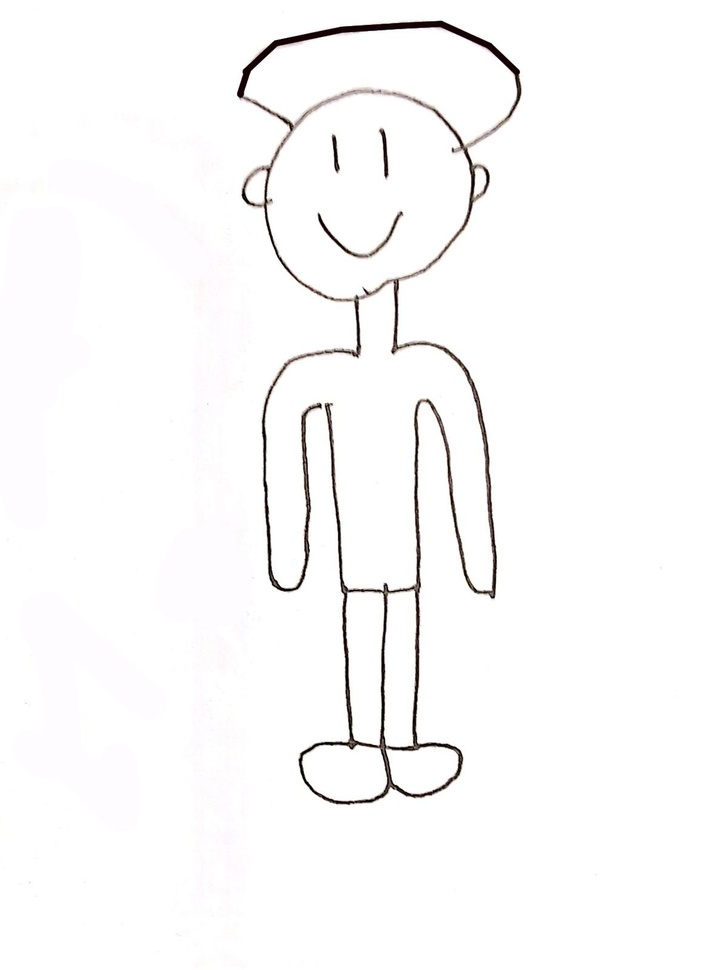
#> input picture drawings/man-front.jpg, 728 x 970 px, shrunk from 1201 x 1600 before the run
$ jupyter execute dup_test.ipynb   (older library calls are emulated)
#> lines starting #> are read from the running program, lines starting #| are printed output that depends on the picture; after the words box and inside, x2 and y2 are one past the last pixel; in counts of white or black regions, pixels touching at a corner belong together
[cell 1]
import cv2
import numpy as np
import sys
import matplotlib.pyplot as plt
import scipy.ndimage as ndimage
from scipy.interpolate import splprep, splev
from skimage import measure
from scipy.spatial import ConvexHull

# Function to move points towards the center
def move_points_towards_center(points, center, step, threshold, edge_points):
    moved_points = []
    for point in points:
        while True:
            if np.any(np.all(np.isclose(edge_points, point, atol=threshold), axis=1)):
                break
            if abs(point[1] - center[1]) <= threshold:
                break
            if point[1] > center[1]:
                point[1] -= step
            else:
                point[1] += step
        moved_points.append(point)
    return np.array(moved_points)

# Function to fill gaps between points
def fill_gaps(points):
    filled_points = []
    for i in range(points.shape[1] - 1):
        start = points[:, i]
        end = points[:, i + 1]
        filled_points.append(start)
        while not np.array_equal(start, end):
            if start[0] < end[0]:
                start[0] += 1
            elif start[0] > end[0]:
                start[0] -= 1
            if start[1] < end[1]:
                start[1] += 1
            elif start[1] > end[1]:
                start[1] -= 1
            filled_points.append(start.copy())
    filled_points.append(points[:, -1])
    return np.array(filled_points).T

obj_front = cv2.imread("drawings/man-front.jpg")
#> obj_front is the input picture: shape (970, 728, 3); mean B, G, R 250.1, 250, 250.5
plt.imshow(cv2.cvtColor(obj_front, cv2.COLOR_BGR2RGB))
plt.show()

[cell 2]
# Convert the image to grayscale
gray_obj_front = cv2.cvtColor(obj_front, cv2.COLOR_BGR2GRAY)

# Apply binary thresholding
_, binary_obj_front = cv2.threshold(gray_obj_front, 127, 255, cv2.THRESH_BINARY)
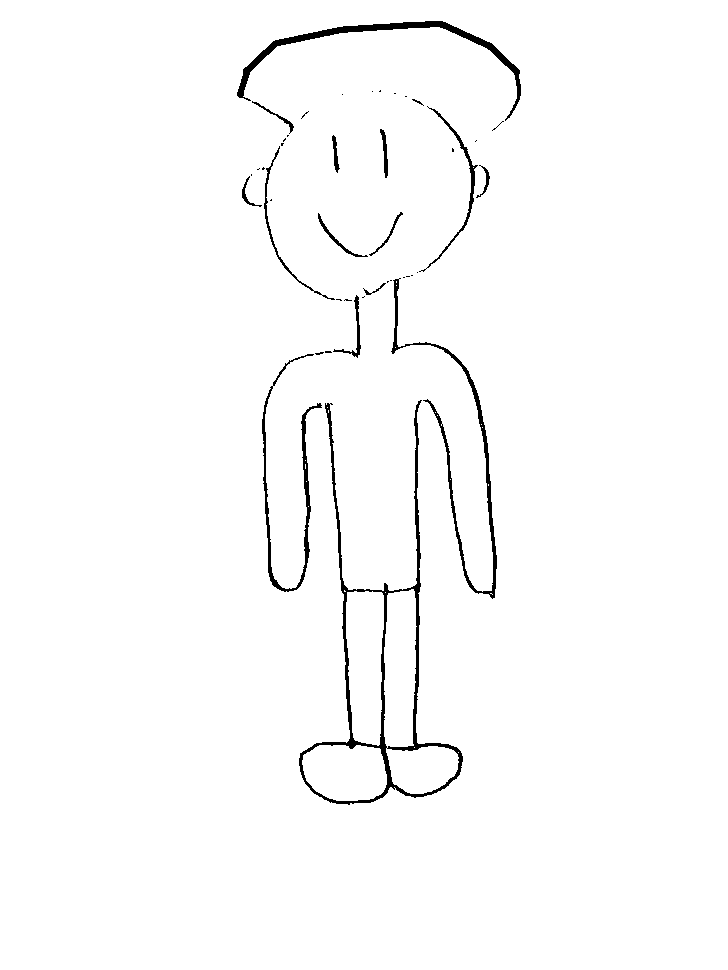
#> binary_obj_front: shape (970, 728); 98.2% white; 43 black regions (27 under 20 px), largest, box (x1, y1, x2, y2) and area: (299, 400, 463, 805) 4285, (237, 21, 521, 121) 2248, (391, 278, 497, 599) 1980

# Apply Sobel operator to find edges
sobelx = cv2.Sobel(binary_obj_front, cv2.CV_64F, 1, 0, ksize=5)
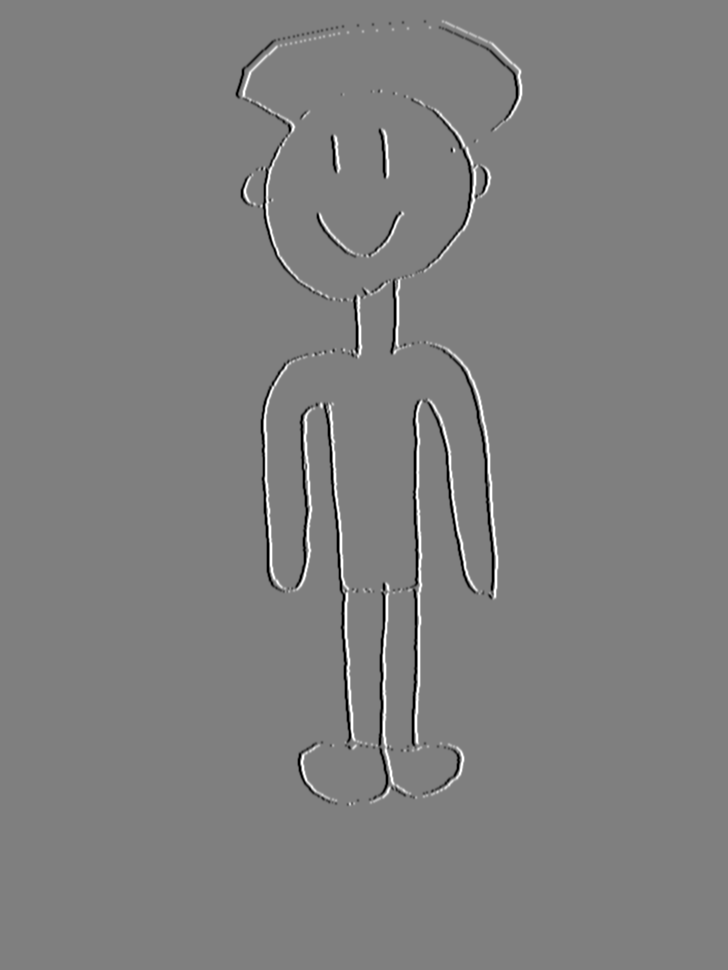
#> sobelx: shape (970, 728) float64; min -12240, max 12240, mean 0; drawn with min black and max white
sobely = cv2.Sobel(binary_obj_front, cv2.CV_64F, 0, 1, ksize=5)
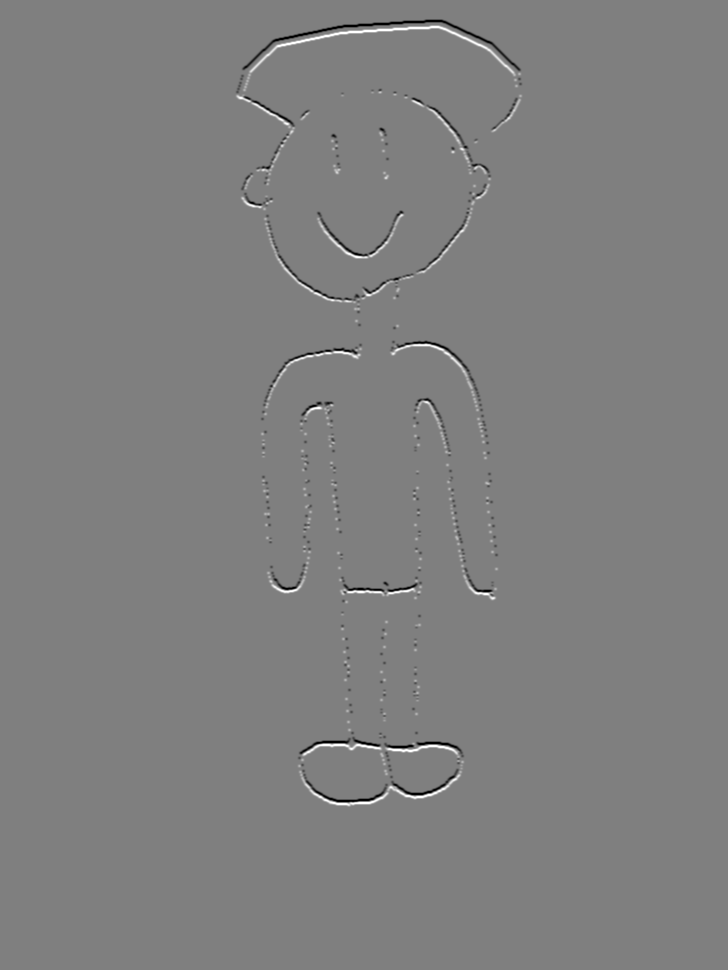
#> sobely: shape (970, 728) float64; min -12240, max 12240, mean 0; drawn with min black and max white
sobel_edges_front = np.sqrt(sobelx**2 + sobely**2)
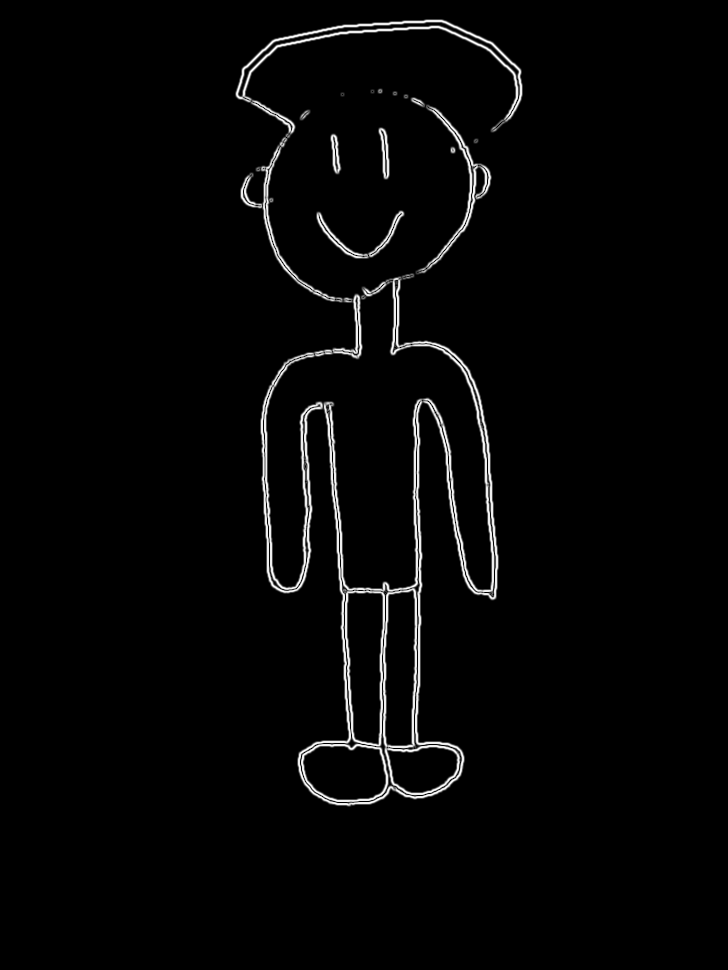
#> sobel_edges_front: shape (970, 728) float64; min 0, max 13072.3, mean 305; drawn with min black and max white

plt.subplot(1, 2, 1)
plt.imshow(binary_obj_front, cmap="gray"); plt.title("Binary Front")
plt.subplot(1, 2, 2)
plt.imshow(sobel_edges_front, cmap="gray"); plt.title("Sobel Front")
plt.show()

[cell 3]
points_front = np.column_stack(np.where(sobel_edges_front > 0))
#> points_front = 29760 pairs, first value 19 to 806, second value 235 to 522
hull_front = ConvexHull(points_front)
plt.plot(points_front[:, 0], points_front[:, 1], "o")
plt.title('Points in the image')
for simplex in hull_front.simplices:
    plt.plot(points_front[simplex, 0], points_front[simplex, 1], 'k-')
#> this loop made 48 passes
#> simplex on passes 1 to 12: [2777, 3295], [7416, 21444], [3579, 22718], [23301, 22718], [22, 0], [22, 296], [28025, 21444], [3542, 3295], [3542, 7416], [21, 0], [1849, 1789], [3143, 2842]
plt.title('Convex Hull')

plt.show()
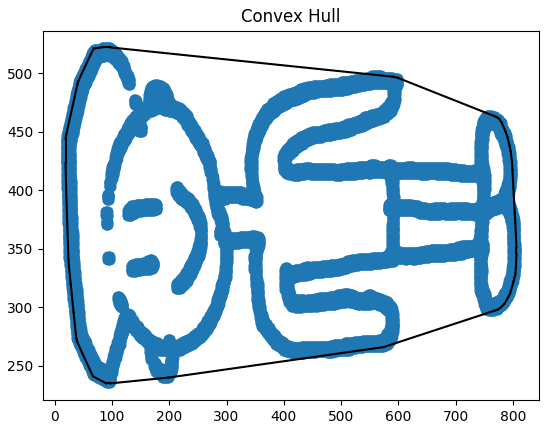
#> figure drawn by matplotlib, 1 panel

$ run again, with drawings/man-right.jpg copied over drawings/man-front.jpg
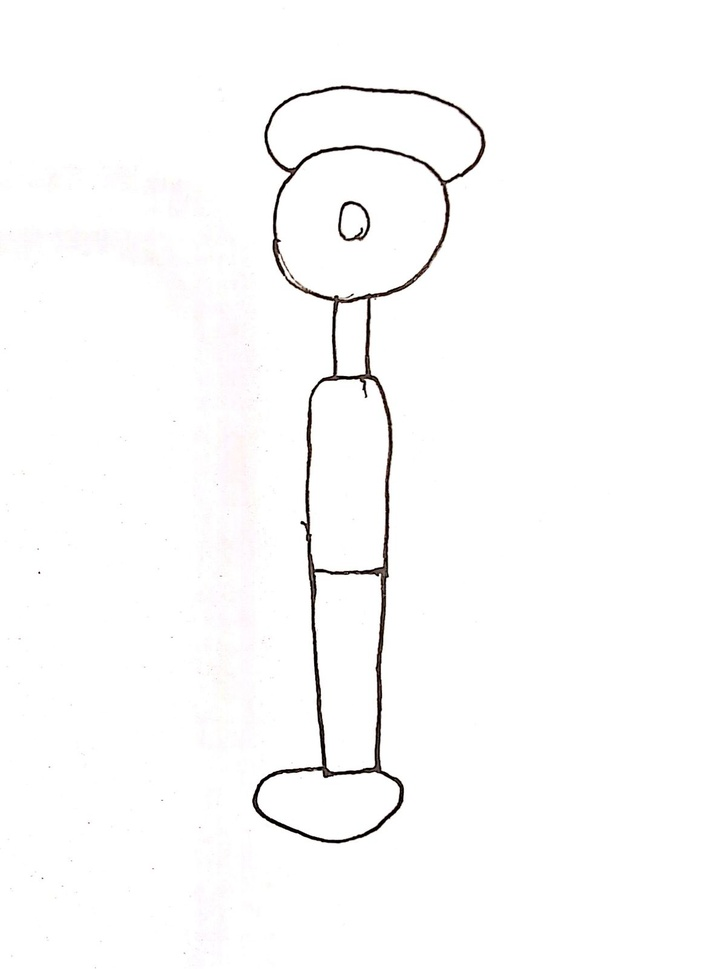
#> input picture drawings/man-right.jpg, 728 x 969 px, shrunk from 1203 x 1600 before the run
#> obj_front is the input picture: shape (969, 728, 3); mean B, G, R 251.6, 251.6, 251.8
#> binary_obj_front: shape (969, 728); 98.7% white; 8 black regions (6 under 20 px), largest, box (x1, y1, x2, y2) and area: (252, 86, 485, 843) 8588, (338, 201, 370, 241) 324
#> `sobel_edges_front = np.sqrt(sobelx**2 + sobely**2)`:
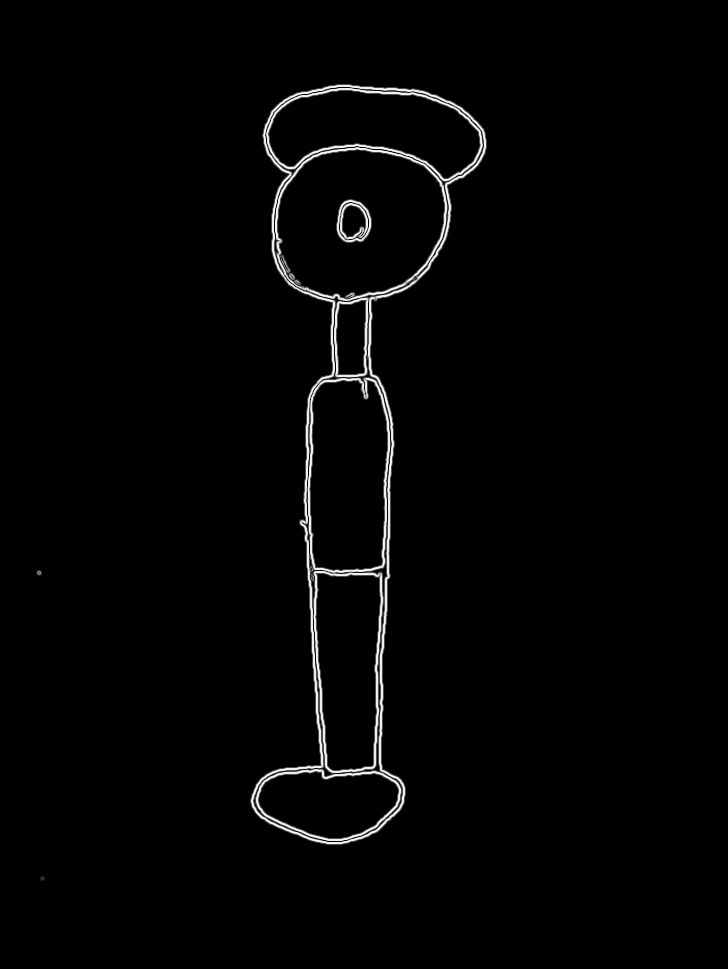
#> sobel_edges_front: shape (969, 728) float64; min 0, max 13072.3, mean 212.5; drawn with min black and max white
#> points_front = 20124 pairs, first value 84 to 880, second value 36 to 486
#> the loop `for simplex in hull_front.simplices:` made 34 passes
#> simplex on passes 1 to 8: [1496, 13290], [13618, 20119], [13618, 13290], [20123, 20119], [20123, 20099], [2704, 2058], [2704, 18517], [18653, 18796]
#> `plt.show()`:
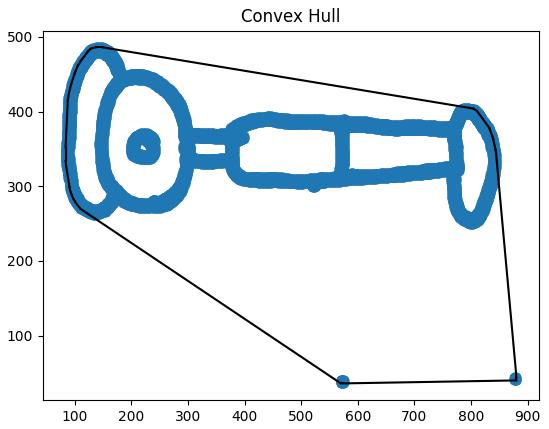
#> figure drawn by matplotlib, 1 panel

$ run again, with drawings/man.png saved as drawings/man-front.jpg
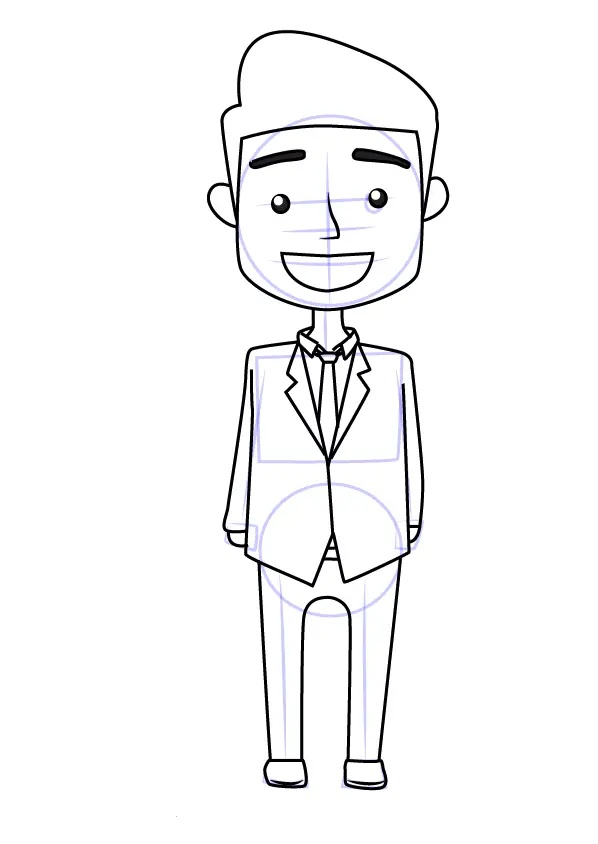
#> input picture drawings/man.png, 598 x 844 px
#> obj_front is the input picture: shape (844, 598, 3); mean B, G, R 246.5, 246, 246
#> binary_obj_front: shape (844, 598); 96.7% white; 7 black regions, largest, box (x1, y1, x2, y2) and area: (207, 30, 449, 790) 14136, (280, 252, 375, 293) 697, (352, 148, 411, 169) 627
#> `sobel_edges_front = np.sqrt(sobelx**2 + sobely**2)`:
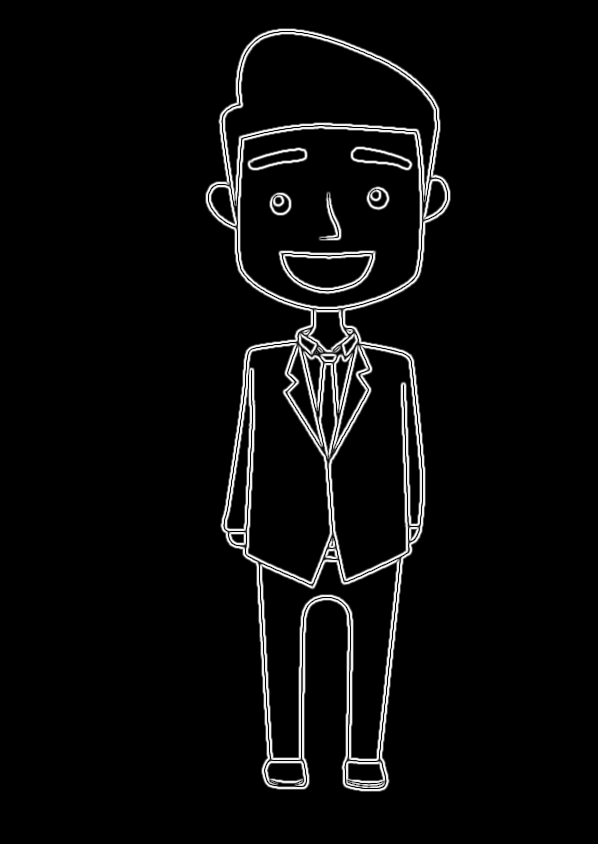
#> sobel_edges_front: shape (844, 598) float64; min 0, max 13072.3, mean 551.4; drawn with min black and max white
#> points_front = 35755 pairs, first value 28 to 791, second value 205 to 450
#> the loop `for simplex in hull_front.simplices:` made 50 passes
#> simplex on passes 1 to 8: [2246, 7139], [35754, 35730], [8305, 25746], [8305, 7272], [35625, 35730], [34667, 25746], [1942, 1670], [8227, 7139]
#> `plt.show()`:
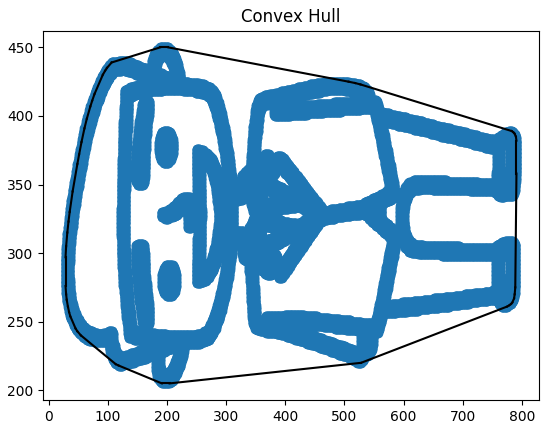
#> figure drawn by matplotlib, 1 panel
